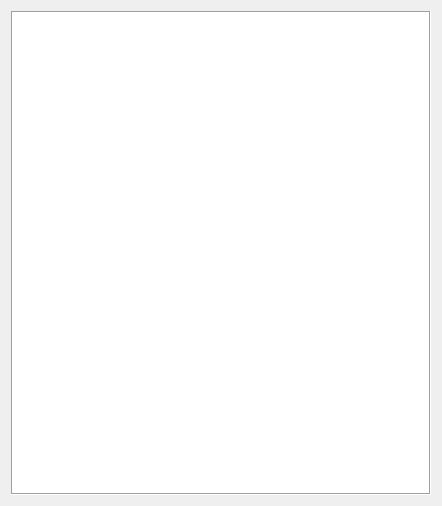
<?xml version="1.0" encoding="UTF-8"?>
<ui version="4.0">
 <class>usercodewindow</class>
 <widget class="QDialog" name="usercodewindow">
  <property name="geometry">
   <rect>
    <x>0</x>
    <y>0</y>
    <width>442</width>
    <height>506</height>
   </rect>
  </property>
  <property name="minimumSize">
   <size>
    <width>300</width>
    <height>300</height>
   </size>
  </property>
  <property name="windowTitle">
   <string>Dialog</string>
  </property>
  <property name="toolTip">
   <string/>
  </property>
  <property name="whatsThis">
   <string>&lt;html&gt;&lt;head/&gt;&lt;body&gt;&lt;p&gt;Привет от разработчиков&lt;/p&gt;&lt;/body&gt;&lt;/html&gt;</string>
  </property>
  <layout class="QVBoxLayout" name="verticalLayout">
   <item>
    <widget class="QTextBrowser" name="text_user_code">
     <property name="frameShape">
      <enum>QFrame::Box</enum>
     </property>
     <property name="lineWrapMode">
      <enum>QTextEdit::NoWrap</enum>
     </property>
    </widget>
   </item>
  </layout>
 </widget>
 <resources/>
 <connections/>
</ui>
